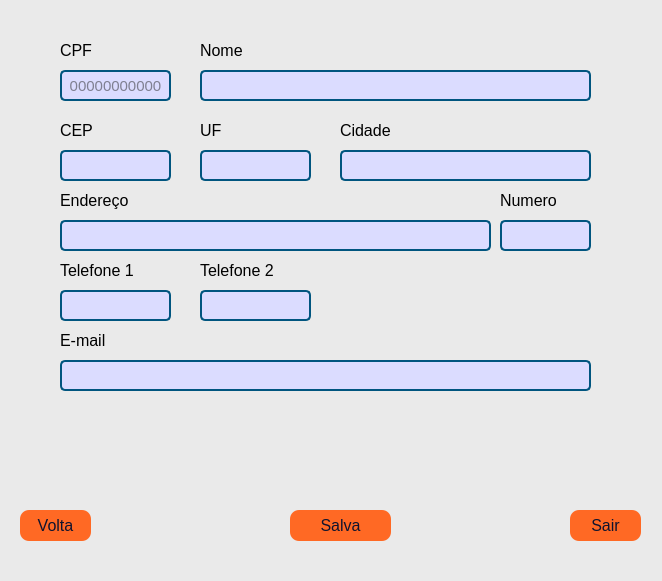
<?xml version="1.0" encoding="UTF-8"?>
<ui version="4.0">
 <class>mainWindow</class>
 <widget class="QMainWindow" name="mainWindow">
  <property name="geometry">
   <rect>
    <x>0</x>
    <y>0</y>
    <width>662</width>
    <height>581</height>
   </rect>
  </property>
  <property name="minimumSize">
   <size>
    <width>662</width>
    <height>581</height>
   </size>
  </property>
  <property name="maximumSize">
   <size>
    <width>662</width>
    <height>581</height>
   </size>
  </property>
  <property name="windowTitle">
   <string/>
  </property>
  <property name="styleSheet">
   <string notr="true">background: #eaeaea;</string>
  </property>
  <widget class="QWidget" name="centralwidget">
   <widget class="QLabel" name="label">
    <property name="geometry">
     <rect>
      <x>60</x>
      <y>40</y>
      <width>41</width>
      <height>21</height>
     </rect>
    </property>
    <property name="font">
     <font>
      <family>Arial</family>
      <pointsize>12</pointsize>
     </font>
    </property>
    <property name="text">
     <string>CPF</string>
    </property>
   </widget>
   <widget class="QPushButton" name="volta">
    <property name="geometry">
     <rect>
      <x>20</x>
      <y>510</y>
      <width>71</width>
      <height>31</height>
     </rect>
    </property>
    <property name="font">
     <font>
      <family>Arial</family>
      <pointsize>12</pointsize>
      <weight>50</weight>
      <italic>false</italic>
      <bold>false</bold>
     </font>
    </property>
    <property name="styleSheet">
     <string notr="true">QPushButton {
	font: 12pt &quot;Arial&quot;;
	border-radius: 9px;
	color: #0f132e;
	background-color: #FF6924;
}

QPushButton:hover {
   
	background-color: #FF793C;
}</string>
    </property>
    <property name="text">
     <string>Volta</string>
    </property>
   </widget>
   <widget class="QPushButton" name="salva_infos">
    <property name="geometry">
     <rect>
      <x>290</x>
      <y>510</y>
      <width>101</width>
      <height>31</height>
     </rect>
    </property>
    <property name="font">
     <font>
      <family>Arial</family>
      <pointsize>12</pointsize>
      <weight>50</weight>
      <italic>false</italic>
      <bold>false</bold>
     </font>
    </property>
    <property name="styleSheet">
     <string notr="true">QPushButton {
	font: 12pt &quot;Arial&quot;;
	border-radius: 9px;
	color: #0f132e;
	background-color: #FF6924;
}

QPushButton:hover {
   
	background-color: #FF793C;
}</string>
    </property>
    <property name="text">
     <string>Salva</string>
    </property>
   </widget>
   <widget class="QPushButton" name="volta_for_opcoes_2">
    <property name="geometry">
     <rect>
      <x>570</x>
      <y>510</y>
      <width>71</width>
      <height>31</height>
     </rect>
    </property>
    <property name="font">
     <font>
      <family>Arial</family>
      <pointsize>12</pointsize>
      <weight>50</weight>
      <italic>false</italic>
      <bold>false</bold>
     </font>
    </property>
    <property name="styleSheet">
     <string notr="true">QPushButton {
	font: 12pt &quot;Arial&quot;;
	border-radius: 9px;
	color: #0f132e;
	background-color: #FF6924;
}

QPushButton:hover {
   
	background-color: #FF793C;
}</string>
    </property>
    <property name="text">
     <string>Sair</string>
    </property>
   </widget>
   <widget class="QLabel" name="label_2">
    <property name="geometry">
     <rect>
      <x>200</x>
      <y>40</y>
      <width>61</width>
      <height>21</height>
     </rect>
    </property>
    <property name="font">
     <font>
      <family>Arial</family>
      <pointsize>12</pointsize>
     </font>
    </property>
    <property name="text">
     <string>Nome</string>
    </property>
   </widget>
   <widget class="QLineEdit" name="a_input_cpf">
    <property name="geometry">
     <rect>
      <x>60</x>
      <y>70</y>
      <width>111</width>
      <height>31</height>
     </rect>
    </property>
    <property name="font">
     <font>
      <family>Arial</family>
      <pointsize>11</pointsize>
     </font>
    </property>
    <property name="layoutDirection">
     <enum>Qt::LeftToRight</enum>
    </property>
    <property name="autoFillBackground">
     <bool>false</bool>
    </property>
    <property name="styleSheet">
     <string notr="true">QLineEdit {
    background: #dbdcff;
    border: 2px solid #00557f;
    border-radius: 5px;
    color:#242424;
    font-family:Arial;
}

QLineEdit:focus {
    border: 2px solid #00557f;
}</string>
    </property>
    <property name="inputMask">
     <string/>
    </property>
    <property name="text">
     <string/>
    </property>
    <property name="echoMode">
     <enum>QLineEdit::Normal</enum>
    </property>
    <property name="cursorPosition">
     <number>0</number>
    </property>
    <property name="alignment">
     <set>Qt::AlignCenter</set>
    </property>
    <property name="placeholderText">
     <string>00000000000</string>
    </property>
    <property name="cursorMoveStyle">
     <enum>Qt::LogicalMoveStyle</enum>
    </property>
    <property name="clearButtonEnabled">
     <bool>false</bool>
    </property>
   </widget>
   <widget class="QLineEdit" name="a_input_nome">
    <property name="geometry">
     <rect>
      <x>200</x>
      <y>70</y>
      <width>391</width>
      <height>31</height>
     </rect>
    </property>
    <property name="font">
     <font>
      <family>Arial</family>
      <pointsize>11</pointsize>
     </font>
    </property>
    <property name="layoutDirection">
     <enum>Qt::LeftToRight</enum>
    </property>
    <property name="autoFillBackground">
     <bool>false</bool>
    </property>
    <property name="styleSheet">
     <string notr="true">QLineEdit {
    background: #dbdcff;
    border: 2px solid #00557f;
    border-radius: 5px;
    color:#242424;
    font-family:Arial;
}

QLineEdit:focus {
    border: 2px solid #00557f;
}</string>
    </property>
    <property name="text">
     <string/>
    </property>
    <property name="cursorPosition">
     <number>0</number>
    </property>
    <property name="alignment">
     <set>Qt::AlignCenter</set>
    </property>
   </widget>
   <widget class="QLabel" name="label_3">
    <property name="geometry">
     <rect>
      <x>60</x>
      <y>190</y>
      <width>81</width>
      <height>21</height>
     </rect>
    </property>
    <property name="font">
     <font>
      <family>Arial</family>
      <pointsize>12</pointsize>
     </font>
    </property>
    <property name="text">
     <string>Endereço</string>
    </property>
   </widget>
   <widget class="QLineEdit" name="a_input_cep">
    <property name="geometry">
     <rect>
      <x>60</x>
      <y>150</y>
      <width>111</width>
      <height>31</height>
     </rect>
    </property>
    <property name="font">
     <font>
      <family>Arial</family>
      <pointsize>11</pointsize>
     </font>
    </property>
    <property name="layoutDirection">
     <enum>Qt::LeftToRight</enum>
    </property>
    <property name="autoFillBackground">
     <bool>false</bool>
    </property>
    <property name="styleSheet">
     <string notr="true">QLineEdit {
    background: #dbdcff;
    border: 2px solid #00557f;
    border-radius: 5px;
    color:#242424;
    font-family:Arial;
}

QLineEdit:focus {
    border: 2px solid #00557f;
}</string>
    </property>
    <property name="text">
     <string/>
    </property>
    <property name="cursorPosition">
     <number>0</number>
    </property>
    <property name="alignment">
     <set>Qt::AlignCenter</set>
    </property>
   </widget>
   <widget class="QLineEdit" name="input_uf">
    <property name="geometry">
     <rect>
      <x>200</x>
      <y>150</y>
      <width>111</width>
      <height>31</height>
     </rect>
    </property>
    <property name="font">
     <font>
      <family>Arial</family>
      <pointsize>11</pointsize>
     </font>
    </property>
    <property name="layoutDirection">
     <enum>Qt::LeftToRight</enum>
    </property>
    <property name="autoFillBackground">
     <bool>false</bool>
    </property>
    <property name="styleSheet">
     <string notr="true">QLineEdit {
    background: #dbdcff;
    border: 2px solid #00557f;
    border-radius: 5px;
    color:#242424;
    font-family:Arial;
}

QLineEdit:focus {
    border: 2px solid #00557f;
}</string>
    </property>
    <property name="text">
     <string/>
    </property>
    <property name="cursorPosition">
     <number>0</number>
    </property>
    <property name="alignment">
     <set>Qt::AlignCenter</set>
    </property>
   </widget>
   <widget class="QLabel" name="label_5">
    <property name="geometry">
     <rect>
      <x>200</x>
      <y>120</y>
      <width>31</width>
      <height>21</height>
     </rect>
    </property>
    <property name="font">
     <font>
      <family>Arial</family>
      <pointsize>12</pointsize>
     </font>
    </property>
    <property name="text">
     <string>UF</string>
    </property>
   </widget>
   <widget class="QLabel" name="label_6">
    <property name="geometry">
     <rect>
      <x>340</x>
      <y>120</y>
      <width>91</width>
      <height>21</height>
     </rect>
    </property>
    <property name="font">
     <font>
      <family>Arial</family>
      <pointsize>12</pointsize>
     </font>
    </property>
    <property name="text">
     <string>Cidade</string>
    </property>
   </widget>
   <widget class="QLineEdit" name="input_cidade">
    <property name="geometry">
     <rect>
      <x>340</x>
      <y>150</y>
      <width>251</width>
      <height>31</height>
     </rect>
    </property>
    <property name="font">
     <font>
      <family>Arial</family>
      <pointsize>11</pointsize>
     </font>
    </property>
    <property name="layoutDirection">
     <enum>Qt::LeftToRight</enum>
    </property>
    <property name="autoFillBackground">
     <bool>false</bool>
    </property>
    <property name="styleSheet">
     <string notr="true">QLineEdit {
    background: #dbdcff;
    border: 2px solid #00557f;
    border-radius: 5px;
    color:#242424;
    font-family:Arial;
}

QLineEdit:focus {
    border: 2px solid #00557f;
}</string>
    </property>
    <property name="text">
     <string/>
    </property>
    <property name="cursorPosition">
     <number>0</number>
    </property>
    <property name="alignment">
     <set>Qt::AlignCenter</set>
    </property>
   </widget>
   <widget class="QLabel" name="label_7">
    <property name="geometry">
     <rect>
      <x>200</x>
      <y>260</y>
      <width>121</width>
      <height>21</height>
     </rect>
    </property>
    <property name="font">
     <font>
      <family>Arial</family>
      <pointsize>12</pointsize>
     </font>
    </property>
    <property name="text">
     <string>Telefone 2</string>
    </property>
   </widget>
   <widget class="QLineEdit" name="input_endereco">
    <property name="geometry">
     <rect>
      <x>60</x>
      <y>220</y>
      <width>431</width>
      <height>31</height>
     </rect>
    </property>
    <property name="font">
     <font>
      <family>Arial</family>
      <pointsize>11</pointsize>
     </font>
    </property>
    <property name="layoutDirection">
     <enum>Qt::LeftToRight</enum>
    </property>
    <property name="autoFillBackground">
     <bool>false</bool>
    </property>
    <property name="styleSheet">
     <string notr="true">QLineEdit {
    background: #dbdcff;
    border: 2px solid #00557f;
    border-radius: 5px;
    color:#242424;
    font-family:Arial;
}

QLineEdit:focus {
    border: 2px solid #00557f;
}</string>
    </property>
    <property name="text">
     <string/>
    </property>
    <property name="cursorPosition">
     <number>0</number>
    </property>
    <property name="alignment">
     <set>Qt::AlignCenter</set>
    </property>
   </widget>
   <widget class="QLabel" name="label_4">
    <property name="geometry">
     <rect>
      <x>60</x>
      <y>120</y>
      <width>41</width>
      <height>21</height>
     </rect>
    </property>
    <property name="font">
     <font>
      <family>Arial</family>
      <pointsize>12</pointsize>
     </font>
    </property>
    <property name="text">
     <string>CEP</string>
    </property>
   </widget>
   <widget class="QLineEdit" name="input_TelefoneFixo">
    <property name="geometry">
     <rect>
      <x>60</x>
      <y>290</y>
      <width>111</width>
      <height>31</height>
     </rect>
    </property>
    <property name="font">
     <font>
      <family>Arial</family>
      <pointsize>11</pointsize>
     </font>
    </property>
    <property name="layoutDirection">
     <enum>Qt::LeftToRight</enum>
    </property>
    <property name="autoFillBackground">
     <bool>false</bool>
    </property>
    <property name="styleSheet">
     <string notr="true">QLineEdit {
    background: #dbdcff;
    border: 2px solid #00557f;
    border-radius: 5px;
    color:#242424;
    font-family:Arial;
}

QLineEdit:focus {
    border: 2px solid #00557f;
}</string>
    </property>
    <property name="text">
     <string/>
    </property>
    <property name="cursorPosition">
     <number>0</number>
    </property>
    <property name="alignment">
     <set>Qt::AlignCenter</set>
    </property>
    <property name="placeholderText">
     <string/>
    </property>
   </widget>
   <widget class="QLineEdit" name="input_TelefoneCelular">
    <property name="geometry">
     <rect>
      <x>200</x>
      <y>290</y>
      <width>111</width>
      <height>31</height>
     </rect>
    </property>
    <property name="font">
     <font>
      <family>Arial</family>
      <pointsize>11</pointsize>
     </font>
    </property>
    <property name="layoutDirection">
     <enum>Qt::LeftToRight</enum>
    </property>
    <property name="autoFillBackground">
     <bool>false</bool>
    </property>
    <property name="styleSheet">
     <string notr="true">QLineEdit {
    background: #dbdcff;
    border: 2px solid #00557f;
    border-radius: 5px;
    color:#242424;
    font-family:Arial;
}

QLineEdit:focus {
    border: 2px solid #00557f;
}</string>
    </property>
    <property name="text">
     <string/>
    </property>
    <property name="cursorPosition">
     <number>0</number>
    </property>
    <property name="alignment">
     <set>Qt::AlignCenter</set>
    </property>
   </widget>
   <widget class="QLabel" name="label_8">
    <property name="geometry">
     <rect>
      <x>60</x>
      <y>260</y>
      <width>111</width>
      <height>21</height>
     </rect>
    </property>
    <property name="font">
     <font>
      <family>Arial</family>
      <pointsize>12</pointsize>
     </font>
    </property>
    <property name="text">
     <string>Telefone 1</string>
    </property>
   </widget>
   <widget class="QLineEdit" name="input_email">
    <property name="geometry">
     <rect>
      <x>60</x>
      <y>360</y>
      <width>531</width>
      <height>31</height>
     </rect>
    </property>
    <property name="font">
     <font>
      <family>Arial</family>
      <pointsize>11</pointsize>
     </font>
    </property>
    <property name="layoutDirection">
     <enum>Qt::LeftToRight</enum>
    </property>
    <property name="autoFillBackground">
     <bool>false</bool>
    </property>
    <property name="styleSheet">
     <string notr="true">QLineEdit {
    background: #dbdcff;
    border: 2px solid #00557f;
    border-radius: 5px;
    color:#242424;
    font-family:Arial;
}

QLineEdit:focus {
    border: 2px solid #00557f;
}</string>
    </property>
    <property name="text">
     <string/>
    </property>
    <property name="cursorPosition">
     <number>0</number>
    </property>
    <property name="alignment">
     <set>Qt::AlignCenter</set>
    </property>
   </widget>
   <widget class="QLabel" name="label_9">
    <property name="geometry">
     <rect>
      <x>60</x>
      <y>330</y>
      <width>61</width>
      <height>21</height>
     </rect>
    </property>
    <property name="font">
     <font>
      <family>Arial</family>
      <pointsize>12</pointsize>
     </font>
    </property>
    <property name="text">
     <string>E-mail</string>
    </property>
   </widget>
   <widget class="QLabel" name="aviso_dados_errados">
    <property name="geometry">
     <rect>
      <x>190</x>
      <y>400</y>
      <width>311</width>
      <height>31</height>
     </rect>
    </property>
    <property name="font">
     <font>
      <family>Arial</family>
      <pointsize>13</pointsize>
      <weight>50</weight>
      <italic>false</italic>
      <bold>false</bold>
     </font>
    </property>
    <property name="styleSheet">
     <string notr="true">font: 13pt &quot;Arial&quot;;
color: rgb(255, 85, 85);</string>
    </property>
    <property name="frameShape">
     <enum>QFrame::NoFrame</enum>
    </property>
    <property name="text">
     <string/>
    </property>
    <property name="alignment">
     <set>Qt::AlignCenter</set>
    </property>
   </widget>
   <widget class="QLabel" name="aviso_01">
    <property name="geometry">
     <rect>
      <x>180</x>
      <y>80</y>
      <width>16</width>
      <height>16</height>
     </rect>
    </property>
    <property name="font">
     <font>
      <family>Arial</family>
      <pointsize>15</pointsize>
      <weight>75</weight>
      <italic>false</italic>
      <bold>true</bold>
     </font>
    </property>
    <property name="layoutDirection">
     <enum>Qt::LeftToRight</enum>
    </property>
    <property name="autoFillBackground">
     <bool>false</bool>
    </property>
    <property name="styleSheet">
     <string notr="true">color: rgb(255, 85, 85);</string>
    </property>
    <property name="text">
     <string/>
    </property>
   </widget>
   <widget class="QLabel" name="aviso_02">
    <property name="geometry">
     <rect>
      <x>600</x>
      <y>80</y>
      <width>16</width>
      <height>16</height>
     </rect>
    </property>
    <property name="font">
     <font>
      <family>Arial</family>
      <pointsize>15</pointsize>
      <weight>75</weight>
      <italic>false</italic>
      <bold>true</bold>
     </font>
    </property>
    <property name="layoutDirection">
     <enum>Qt::LeftToRight</enum>
    </property>
    <property name="autoFillBackground">
     <bool>false</bool>
    </property>
    <property name="styleSheet">
     <string notr="true">color: rgb(255, 85, 85);</string>
    </property>
    <property name="text">
     <string/>
    </property>
   </widget>
   <widget class="QLabel" name="aviso_06">
    <property name="geometry">
     <rect>
      <x>600</x>
      <y>230</y>
      <width>16</width>
      <height>16</height>
     </rect>
    </property>
    <property name="font">
     <font>
      <family>Arial</family>
      <pointsize>15</pointsize>
      <weight>75</weight>
      <italic>false</italic>
      <bold>true</bold>
     </font>
    </property>
    <property name="layoutDirection">
     <enum>Qt::LeftToRight</enum>
    </property>
    <property name="autoFillBackground">
     <bool>false</bool>
    </property>
    <property name="styleSheet">
     <string notr="true">color: rgb(255, 85, 85);</string>
    </property>
    <property name="text">
     <string/>
    </property>
   </widget>
   <widget class="QLabel" name="aviso_03">
    <property name="geometry">
     <rect>
      <x>180</x>
      <y>160</y>
      <width>16</width>
      <height>16</height>
     </rect>
    </property>
    <property name="font">
     <font>
      <family>Arial</family>
      <pointsize>15</pointsize>
      <weight>75</weight>
      <italic>false</italic>
      <bold>true</bold>
     </font>
    </property>
    <property name="layoutDirection">
     <enum>Qt::LeftToRight</enum>
    </property>
    <property name="autoFillBackground">
     <bool>false</bool>
    </property>
    <property name="styleSheet">
     <string notr="true">color: rgb(255, 85, 85);</string>
    </property>
    <property name="text">
     <string/>
    </property>
   </widget>
   <widget class="QLabel" name="aviso_04">
    <property name="geometry">
     <rect>
      <x>320</x>
      <y>160</y>
      <width>16</width>
      <height>16</height>
     </rect>
    </property>
    <property name="font">
     <font>
      <family>Arial</family>
      <pointsize>15</pointsize>
      <weight>75</weight>
      <italic>false</italic>
      <bold>true</bold>
     </font>
    </property>
    <property name="layoutDirection">
     <enum>Qt::LeftToRight</enum>
    </property>
    <property name="autoFillBackground">
     <bool>false</bool>
    </property>
    <property name="styleSheet">
     <string notr="true">color: rgb(255, 85, 85);</string>
    </property>
    <property name="text">
     <string/>
    </property>
   </widget>
   <widget class="QLabel" name="aviso_05">
    <property name="geometry">
     <rect>
      <x>600</x>
      <y>160</y>
      <width>16</width>
      <height>16</height>
     </rect>
    </property>
    <property name="font">
     <font>
      <family>Arial</family>
      <pointsize>15</pointsize>
      <weight>75</weight>
      <italic>false</italic>
      <bold>true</bold>
     </font>
    </property>
    <property name="layoutDirection">
     <enum>Qt::LeftToRight</enum>
    </property>
    <property name="autoFillBackground">
     <bool>false</bool>
    </property>
    <property name="styleSheet">
     <string notr="true">color: rgb(255, 85, 85);</string>
    </property>
    <property name="text">
     <string/>
    </property>
   </widget>
   <widget class="QLineEdit" name="input_numero">
    <property name="geometry">
     <rect>
      <x>500</x>
      <y>220</y>
      <width>91</width>
      <height>31</height>
     </rect>
    </property>
    <property name="font">
     <font>
      <family>Arial</family>
      <pointsize>11</pointsize>
     </font>
    </property>
    <property name="layoutDirection">
     <enum>Qt::LeftToRight</enum>
    </property>
    <property name="autoFillBackground">
     <bool>false</bool>
    </property>
    <property name="styleSheet">
     <string notr="true">QLineEdit {
    background: #dbdcff;
    border: 2px solid #00557f;
    border-radius: 5px;
    color:#242424;
    font-family:Arial;
}

QLineEdit:focus {
    border: 2px solid #00557f;
}</string>
    </property>
    <property name="text">
     <string/>
    </property>
    <property name="cursorPosition">
     <number>0</number>
    </property>
    <property name="alignment">
     <set>Qt::AlignCenter</set>
    </property>
   </widget>
   <widget class="QLabel" name="label_10">
    <property name="geometry">
     <rect>
      <x>500</x>
      <y>190</y>
      <width>91</width>
      <height>21</height>
     </rect>
    </property>
    <property name="font">
     <font>
      <family>Arial</family>
      <pointsize>12</pointsize>
     </font>
    </property>
    <property name="text">
     <string>Numero</string>
    </property>
   </widget>
   <widget class="QLabel" name="aviso_07">
    <property name="geometry">
     <rect>
      <x>180</x>
      <y>300</y>
      <width>16</width>
      <height>16</height>
     </rect>
    </property>
    <property name="font">
     <font>
      <family>Arial</family>
      <pointsize>15</pointsize>
      <weight>75</weight>
      <italic>false</italic>
      <bold>true</bold>
     </font>
    </property>
    <property name="layoutDirection">
     <enum>Qt::LeftToRight</enum>
    </property>
    <property name="autoFillBackground">
     <bool>false</bool>
    </property>
    <property name="styleSheet">
     <string notr="true">color: rgb(255, 85, 85);</string>
    </property>
    <property name="text">
     <string/>
    </property>
   </widget>
   <widget class="QLabel" name="aviso_08">
    <property name="geometry">
     <rect>
      <x>320</x>
      <y>300</y>
      <width>16</width>
      <height>16</height>
     </rect>
    </property>
    <property name="font">
     <font>
      <family>Arial</family>
      <pointsize>15</pointsize>
      <weight>75</weight>
      <italic>false</italic>
      <bold>true</bold>
     </font>
    </property>
    <property name="layoutDirection">
     <enum>Qt::LeftToRight</enum>
    </property>
    <property name="autoFillBackground">
     <bool>false</bool>
    </property>
    <property name="styleSheet">
     <string notr="true">color: rgb(255, 85, 85);</string>
    </property>
    <property name="text">
     <string/>
    </property>
   </widget>
  </widget>
  <widget class="QStatusBar" name="statusbar"/>
 </widget>
 <resources/>
 <connections/>
</ui>
